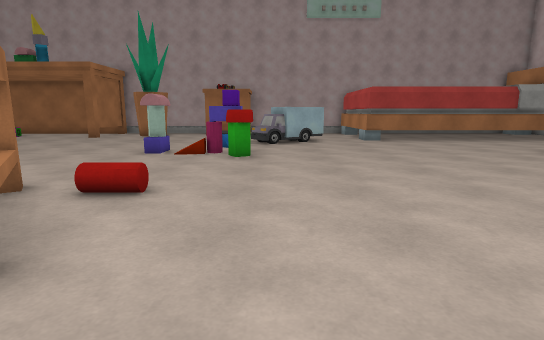
view 1 (above)

24 first-person views from a walk through a 3-D level made in the Unity game engine. The camera is 1.3 m above the floor, tilts 10° down and sees 80° across. The floor is counted in squares, 1 m on a side. Each view is taken from the middle of a square. On the plan, view 1 faces up. The plan holds only what a view shows up to about 14 squares ahead; the rest is blank. Some animated figures are not drawn. Some surface patterns are stand-ins.

view 2
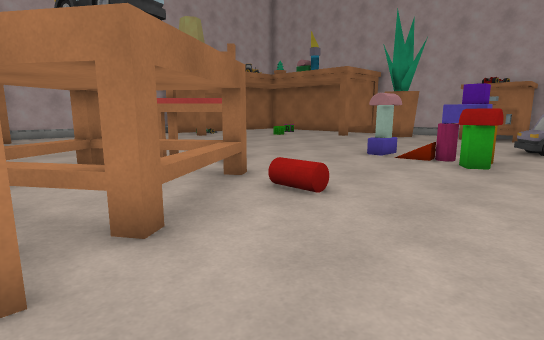

view 3
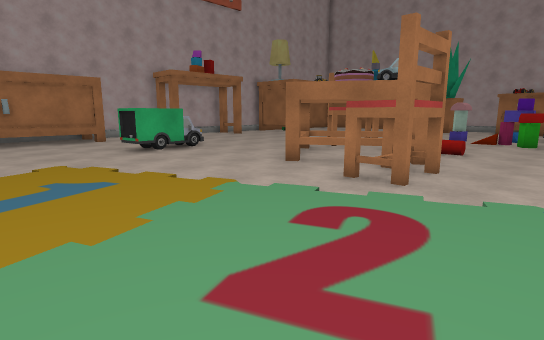

view 4
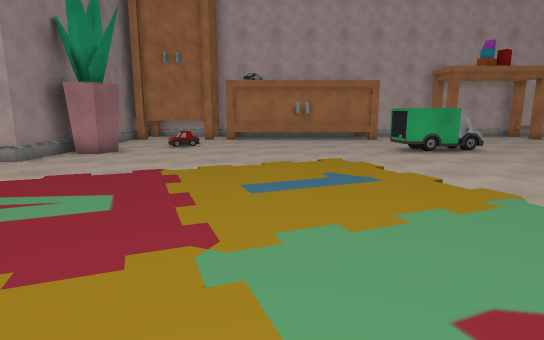

view 5
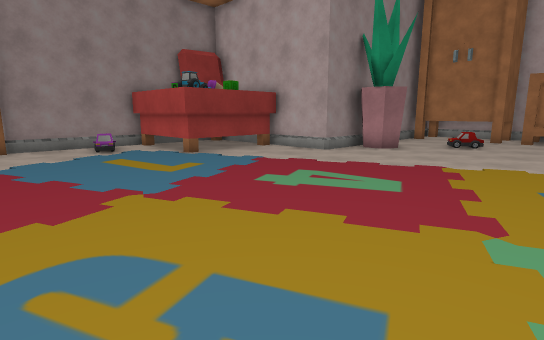

view 6
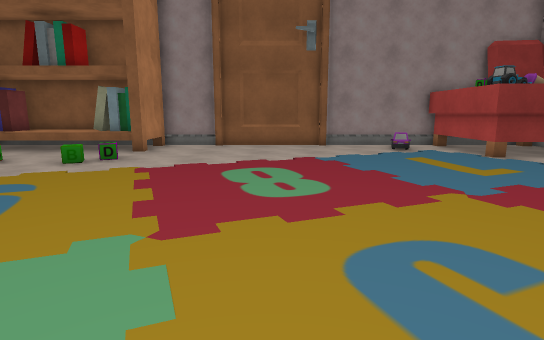

view 7
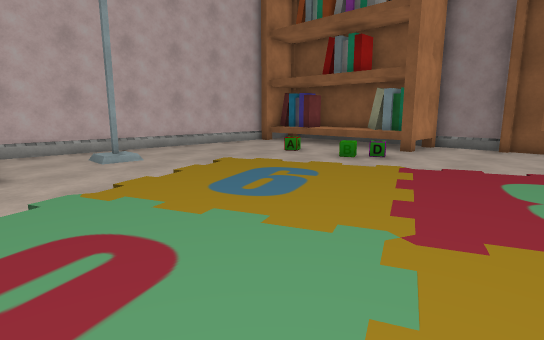

view 8
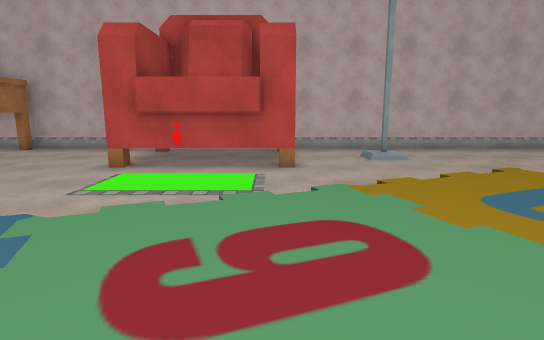

view 9
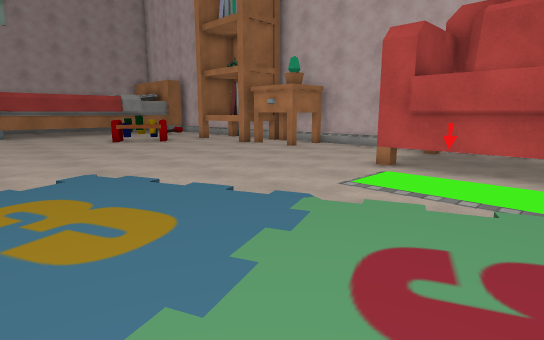

view 10
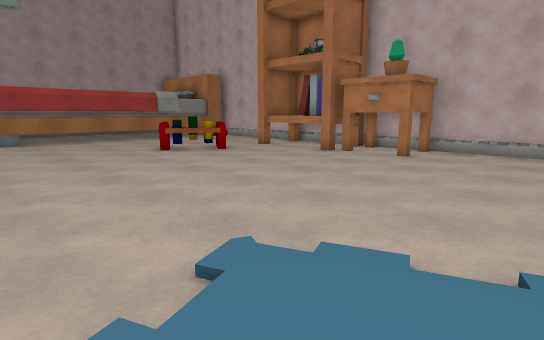

view 11
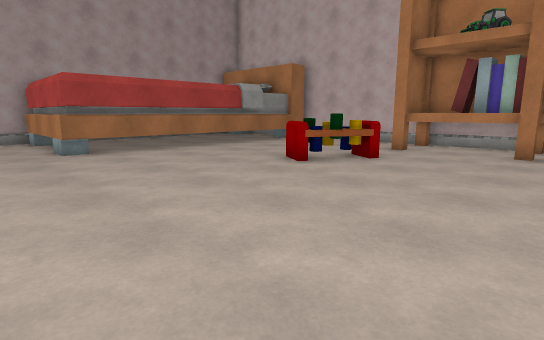

view 12
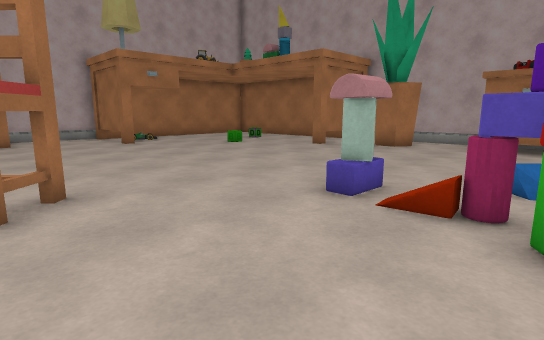

view 13
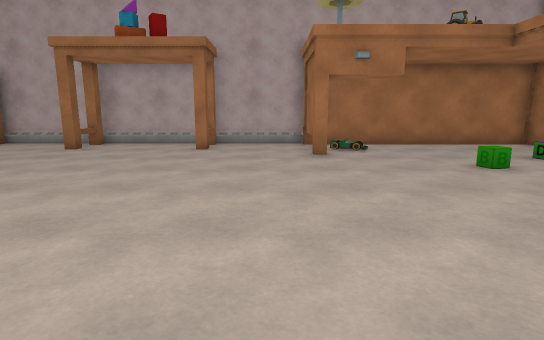

view 14
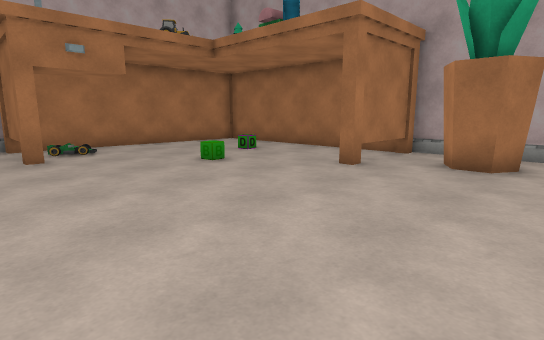

view 15
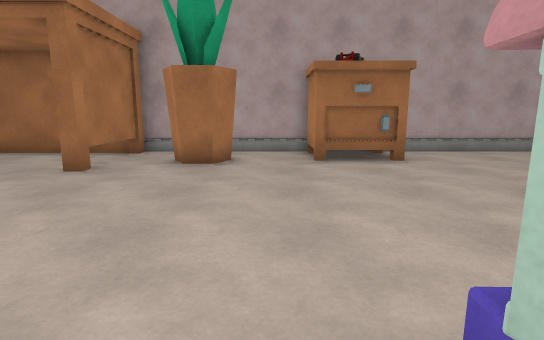

view 16
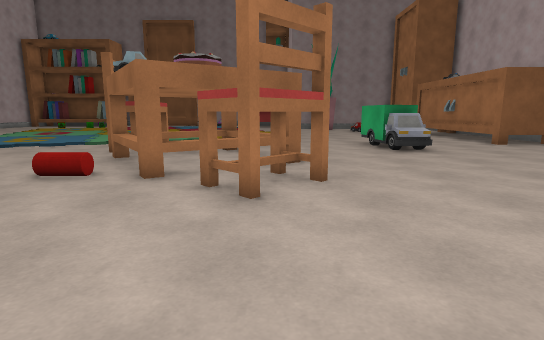

view 17
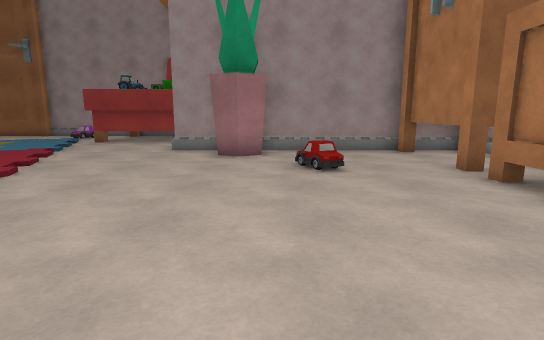

view 18
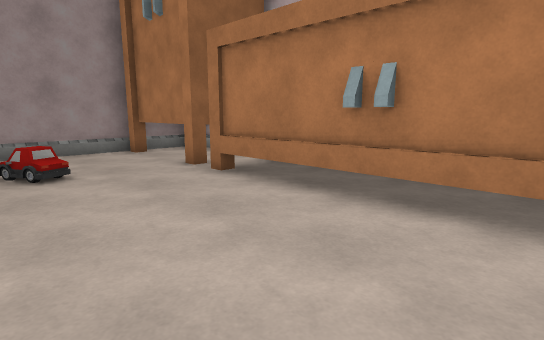

view 19
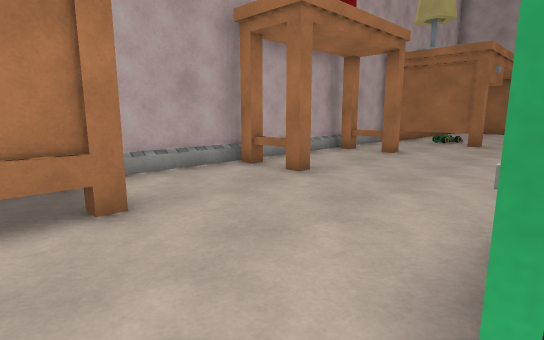

view 20
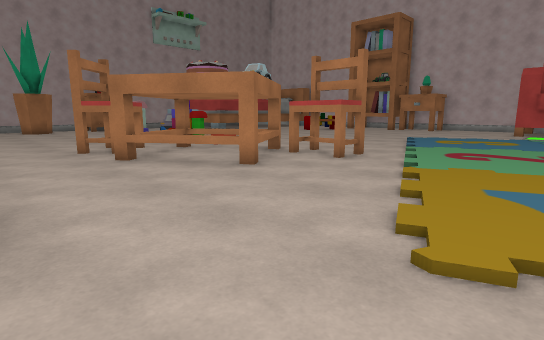

view 21
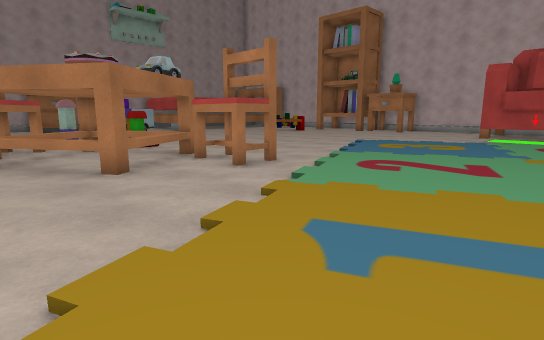

view 22
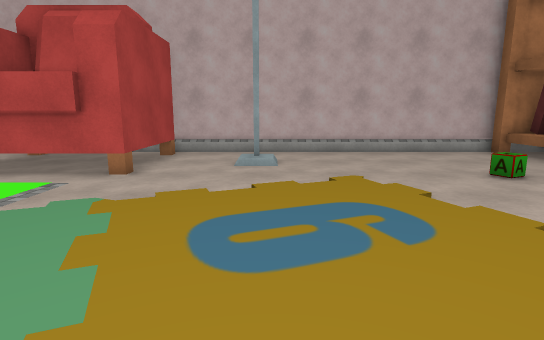

view 23
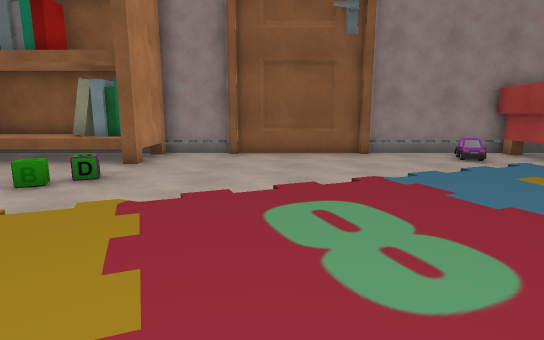

view 24
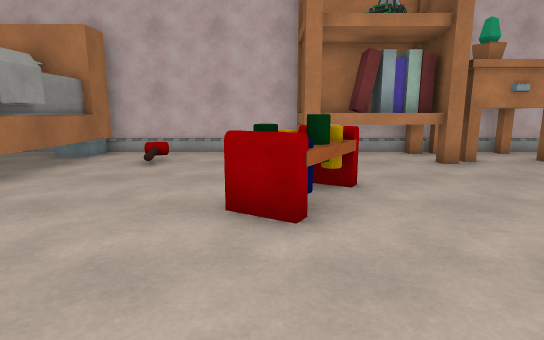

### Floor plan
Key: @ floor where view 1 was taken; # wall or solid block; . floor; / step, stairs or slope; = window, fence, low wall or low ledge; ^ raised ledge; B block; T table; P plant; K books; S bookshelf; O other object.
Columns run from 19 left of view 1 to 16 right of it. Each row starts with its distance up from view 1.
 21 ##  #######  ###   ######
 20 #..  .....#. ..#   .....#
 19 #.........#.PP.OOO#.....#
 18 #....O....#.P...........#
 17 #.................... ..#
 16 #...................  ..##    ######
 15 #..................#  ..########^^##
 14 #.................=##..............#
 13 #..................................#
 12 #####..........B...................#
 11 #..............O..O.........T......#
 10 #................OO.........TT ....#
  9 #............................TT.SSS#
  8 #.T..............................KK#
  7 #TT.........OO...................KK#
  6 #..........OOO..................SKK#
  5 #...........OTTT.................###
  4 #...........TT.TT................OO#
  3 #T#........TT...TT...............OO#
  2 #...........TT.TT................###
  1 #......=#....TTTOO.................#
  0 #......##.....T.OO.@...............#
 -1 #......##.......OO.................#
 -2 #OOO...##..........................
 -3    O...........................#
 -4    O..........................OOOO
 -5    O........................OOO  O
 -6    O..........................OO O
 -7    O................... .......#   #
 -8    O.................  ............#
 -9   OO...............................#
-10  ^##............................./.#
-11   #...=.........................//.#
-12   #................................#
-13 # #.....P..........................#
-14 ####....P..........................#
-15   #########........................#
-16           #........................#
-17           #OOOOO...........O.......#
-18                O...................#
-19                O...........#^^^^^^^#
-20                O.=.........#^K^^^^K#
-21               OO...........###^^#
-22              OOO############

Positions as (right, up) in squares from view 1, and headings:
1: (0, 0), facing up
2: (1, 1), facing up-left
3: (1, -7), facing up-left
4: (1, -7), facing left
5: (2, -7), facing down-left
6: (3, -7), facing down
7: (3, -7), facing down-right
8: (3, -7), facing right
9: (3, -7), facing up-right
10: (3, -2), facing up-right
11: (2, 4), facing up-right
12: (-1, 6), facing up-left
13: (-5, 10), facing left
14: (-5, 10), facing up-left
15: (-5, 10), facing up
16: (-7, 12), facing down
17: (-12, -3), facing down
18: (-12, -3), facing down-left
19: (-12, -3), facing up-left
20: (-11, -6), facing up-right
21: (-8, -7), facing up-right
22: (4, -11), facing right
23: (4, -10), facing down
24: (5, 10), facing right
